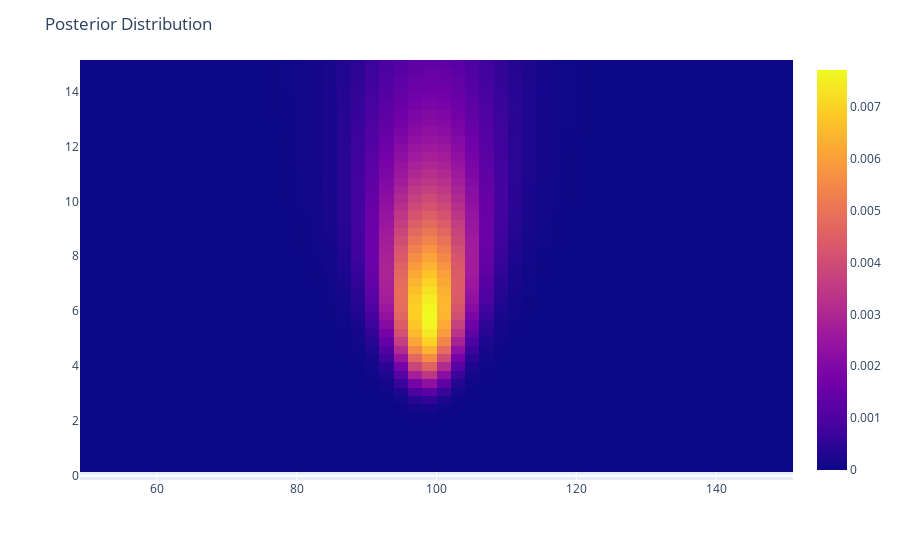

The cell this chart's notebook holds for it:
### Markdown cell above
## Posterior Distribution

As this example is only in 2d, we can apply Bayes formula to compute the posterior directly. As you increase the amount of dimensions or define a more complex model, the calculation of $P(D)$ becomes intractable

$$P(\theta \vert D) = \frac{P(D \vert \theta)P(\theta)}{P(D)}$$

We have already defined our likelihood $P(D \vert \theta)$ and our prior $P(\theta)$. What about $P(D)$?. This is defined as:

$$P(D) = \int_{\theta}P(D \vert \theta)P(\theta)d\theta$$

However, as you increase $N$, the computation of $P(D)$ becomes intractable

### Code cell
unormalized_posterior = prior * likelihood
normalized_posterior = unormalized_posterior / np.nan_to_num(unormalized_posterior).sum()

fig = px.imshow(normalized_posterior, x=mu, y=sigma, origin='lower', aspect='auto')
fig.update_layout(title='Posterior Distribution')
fig.show()

### Figure 1 — Plotly figure (JSON) as saved in the notebook; plotly's stock layout.template omitted (floating-point values rounded to 4 significant figures; data arrays with more than 128 entries replaced by an {"elided": "..."} marker saying what was removed)
{"data": [{"coloraxis": "coloraxis", "hovertemplate": "x: %{x}<br>y: %{y}<br>color: %{z}<extra></extra>", "name": "0", "type": "heatmap", "x": [50, 52.04, 54.08, 56.12, 58.16, 60.2, 62.24, 64.29, 66.33, 68.37, 70.41, 72.45, 74.49, 76.53, 78.57, 80.61, 82.65, 84.69, 86.73, 88.78, 90.82, 92.86, 94.9, 96.94, 98.98, 101.0, 103.1, 105.1, 107.1, 109.2, 111.2, 113.3, 115.3, 117.3, 119.4, 121.4, 123.5, 125.5, 127.6, 129.6, 131.6, 133.7, 135.7, 137.8, 139.8, 141.8, 143.9, 145.9, 148.0, 150], "xaxis": "x", "y": [0, 0.3061, 0.6122, 0.9184, 1.224, 1.531, 1.837, 2.143, 2.449, 2.755, 3.061, 3.367, 3.673, 3.98, 4.286, 4.592, 4.898, 5.204, 5.51, 5.816, 6.122, 6.429, 6.735, 7.041, 7.347, 7.653, 7.959, 8.265, 8.571, 8.878, 9.184, 9.49, 9.796, 10.1, 10.41, 10.71, 11.02, 11.33, 11.63, 11.94, 12.24, 12.55, 12.86, 13.16, 13.47, 13.78, 14.08, 14.39, 14.69, 15], "yaxis": "y", "z": {"elided": "50x50 float values"}}], "layout": {"coloraxis": {"colorscale": [[0, "#0d0887"], [0.1111, "#46039f"], [0.2222, "#7201a8"], [0.3333, "#9c179e"], [0.4444, "#bd3786"], [0.5556, "#d8576b"], [0.6667, "#ed7953"], [0.7778, "#fb9f3a"], [0.8889, "#fdca26"], [1, "#f0f921"]]}, "margin": {"t": 60}, "title": {"text": "Posterior Distribution"}, "xaxis": {"anchor": "y", "domain": [0, 1]}, "yaxis": {"anchor": "x", "autorange": true, "domain": [0, 1]}}}
